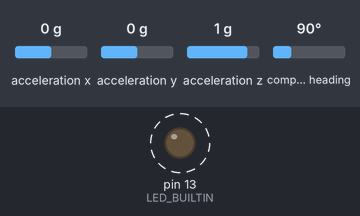
Bench run of a sketch on a simulated Arduino Mega 2560, built with avr-gcc and run on an emulated ATmega2560. Shown: output pins drawn as LEDs (lit = HIGH). Dashed ring = blinking. Inputs (shaded band) come from the test bench; at power-on: acceleration x 0 g, acceleration y 0 g, acceleration z 1 g, compass heading 90°. What the sketch prints to the serial monitor is not drawn.

Above: at 3.2 s.
Timing chart, 0 to 7.3 s (numbered marks = the images above):
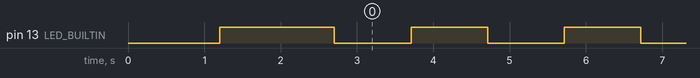

Measured:
- by itself, pin 13 (LED_BUILTIN): alternates HIGH for 1.0 s and LOW for 1.0 s

The sketch:

BNO055_forward.ino
```cpp
// BNO055 (I2C)
#include <Wire.h>
#include <Adafruit_Sensor.h>
#include <Adafruit_BNO055.h>
using BNO055 = Adafruit_BNO055;

// Initialize sensors
Adafruit_BNO055 ahrs = Adafruit_BNO055(55, 0x28);

imu::Vector<3> euler;
imu::Quaternion quat;
unsigned long time = millis();
unsigned int blink_rate_per_millis = 1000;
String out_str = "";

#define qBlink() (digitalWriteFast(LED_BUILTIN, !digitalReadFast(LED_BUILTIN) ))  // Pin13 on T3.x & LC
int BNO_RST_PIN = 15;

// set this to the hardware serial port you wish to use
#define HWSERIAL Serial1

void displayCalStatus(void);

void setup() {
  Serial.begin(921600);
//  HWSERIAL.begin(921600);
  HWSERIAL.begin(115200); // 115200 is the fastest baud that works well with UART
  delay(1000);

  pinMode(BNO_RST_PIN, OUTPUT);
  pinMode(LED_BUILTIN, OUTPUT);
  digitalWrite(LED_BUILTIN, HIGH);   // On Teensy must set to OUTPUT before setting value
  qBlink();
  delay(200);
  qBlink();
  delay(500);

  while(!ahrs.begin())
  {
    /* There was a problem detecting the BNO055 ... check your connections */
    Serial.println("Ooops, no BNO055 detected ... Check your wiring or I2C ADDR!");
    HWSERIAL.println("Ooops, no BNO055 detected ... Check your wiring or I2C ADDR!");
    while(true);
  }
  Serial.print("Connected to BNO055!\n\n");
  HWSERIAL.print("Connected to BNO055!\n\n");
  //
  // Display if system is ready and cal status of gyro, accel, mag
  displayCalStatus();
}

char incomingByte = 0;
String cmd = "";
void loop() {
  if (millis() - time > blink_rate_per_millis){
      time = millis();
      qBlink();
  }


  //
  //  EULER Vector build output string
  //    Euler angles ------> Z,Y,X
  //    roll, pitch, yaw --> X,Y,Z
  //
  // euler.z() --> X = ROLL
  // euler.y() --> Y = PITCH
  // euler.x() --> Z = YAW
  euler = ahrs.getVector(BNO055::VECTOR_EULER);
  out_str = "$EULV,x_yaw," + String(euler.x(), 4) +
               ",y_pitch," + String(euler.y(), 4) +
               ",z_roll," +  String(euler.z(), 4) + "\r\n";
  // Write to USB
  Serial.print(out_str);
  // Write to HW Serial
  HWSERIAL.print(out_str);

  //
  //  QUATURNION build output string
  //
  quat = ahrs.getQuat();
  out_str = "$QUAT,w," + String(quat.w(), 4) +
                 ",x," + String(quat.x(), 4) +
                 ",y," + String(quat.y(), 4) +
                 ",z," + String(quat.z(), 4) + "\r\n";
  // Write to USB
  Serial.print(out_str);
  // Write to HW Serial
  HWSERIAL.print(out_str);

  // check if we should reset BNO
  if (Serial.available() > 0) {
    // read the incoming byte:
    incomingByte = Serial.read();
    if (incomingByte == '\n'){
      // do something depending on cmd
      cmd = "";
    }
    if (incomingByte == 'c' || incomingByte == 'C')
        displayCalStatus();
    else
      cmd += incomingByte;
  }
}

void displayCalStatus(void)
{
  /* Get the four calibration values (0..3) */
  /* Any sensor data reporting 0 should be ignored, */
  /* 3 means 'fully calibrated" */
  uint8_t system, gyro, accel, mag;
  system = gyro = accel = mag = 0;
  ahrs.getCalibration(&system, &gyro, &accel, &mag);

  Serial.println("\n\n========================================");
  /* The data should be ignored until the system calibration is > 0 */
  if (!system)
  {
    Serial.print("!");
  }

  /* Display the individual values */
  Serial.print("$CALIBRATION,sys,");
  Serial.print(system, DEC);
  Serial.print(",gyro,");
  Serial.print(gyro, DEC);
  Serial.print(",accel,");
  Serial.print(accel, DEC);
  Serial.print(",mag,");
  Serial.println(mag, DEC);

  if (system)
    Serial.print(" System Calibration O.K.");
  else
    Serial.print("! NEEDS System Calibration !");

   Serial.println("\n========================================\n");
   Serial.print("\r\n");
   delay(1000);
}
```
